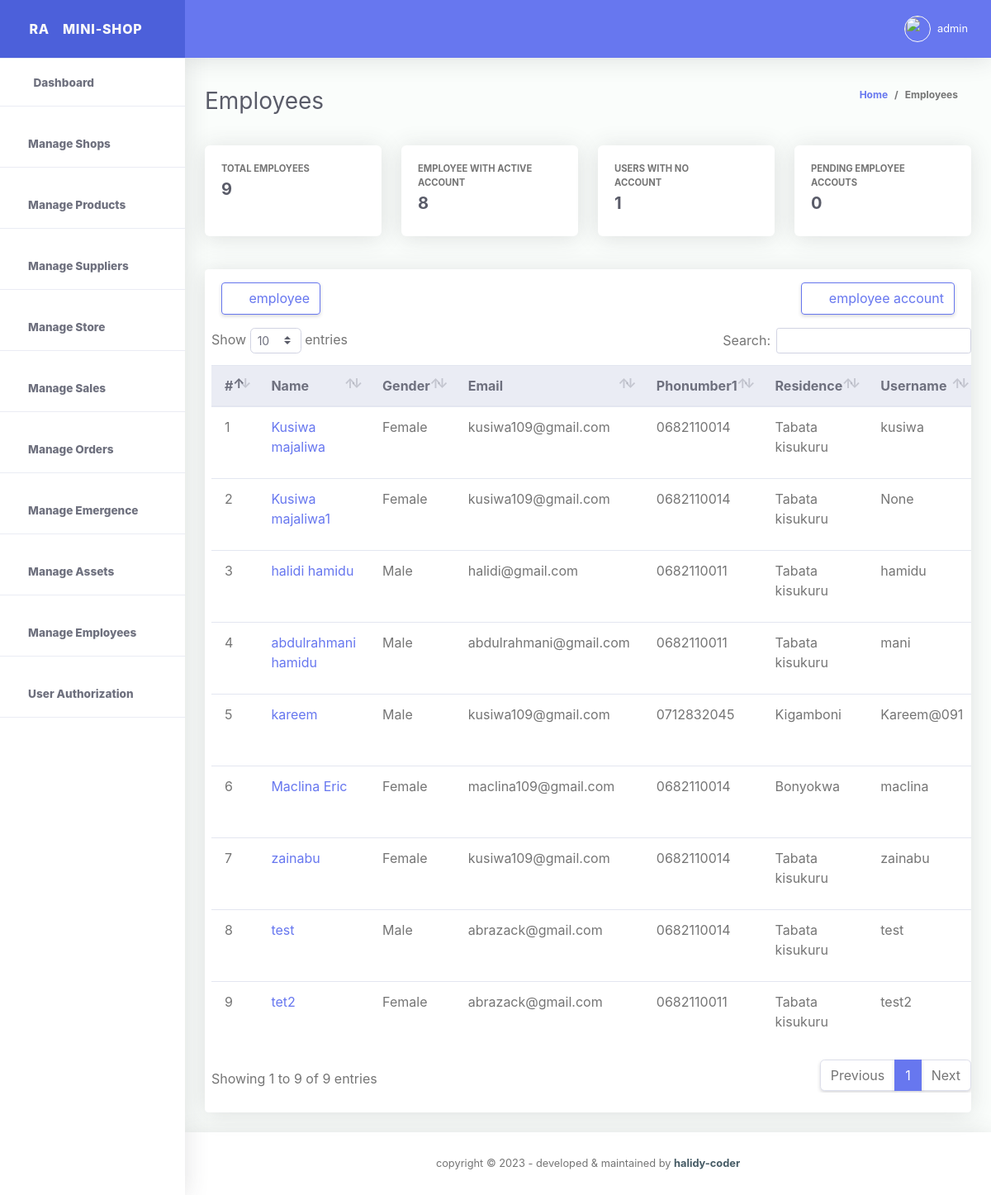
The page /my-employees (signed in) on the database its author committed.
### storeApp/models.py (models this page shows)
class EmployeeDetailInformations(models.Model):
  id = models.UUIDField(primary_key=True, default=uuid.uuid4, editable=False, unique = True)
  employee_Full_name = models.CharField(max_length=200)
  employee_gender = models.CharField(max_length=100)
  employee_email_address = models.EmailField()
  employee_start_date = models.DateField(auto_now_add =True)
  employee_phone_number1 = models.CharField(max_length=100)
  employee_phone_number2 = models.CharField(max_length=100)
  employee_residence_area = models.CharField(max_length=100)
  employee_username = models.CharField(max_length=100, null=True, blank=True)
  employee_password = models.CharField(max_length=100, null=True, blank=True)
  created_at = models.DateTimeField(auto_now_add =True) #never change once the object is created
  updated_at = models.DateTimeField(auto_now =True) # always change when object is updated
  class Meta:
      verbose_name_plural = 'list of Employees'
  def __str__(self):
      return str(self.employee_Full_name)

### storeApp/views.py (the view, shortened to what this page needs)
# urls.py: path('my-employees', views.employeePage, name="employeePage"),
@cache_control(no_cache=True, must_revalidate=True, no_store=True)
@login_required(login_url=LOGIN_URL)
def employeePage(request):
  if request.method == "POST" and request.POST.get('add_employee'):
    print(request.POST.get('employee_Full_name'))
    form = EmployeeDetailInformationsForm(request.POST)
    if form.is_valid():
      form.save()
      employee_Full_name = request.POST.get('employee_Full_name')
      messages.success(request, f"{employee_Full_name} added successFull by {request.user.username}")
      return redirect("storeApp:employeePage")
    else:
      messages.info(request, "please try again.")
      return redirect("storeApp:employeePage")
  else:
    try:
      get_all_user_authorizations = AuthorizeUsers.objects.get(select_user = request.user)
    except:
      messages.info(request, f"{request.user} does not have any credential yet!")
      return redirect("storeApp:employeePage")
    get_all_employee = EmployeeDetailInformations.objects.all()
    get_number__of_all_employee = EmployeeDetailInformations.objects.all().count()
    get_number__of_all_employee_with_no_account = EmployeeDetailInformations.objects.filter(employee_username = None).count()
    get_number__of_all_employee_with_account = get_number__of_all_employee - get_number__of_all_employee_with_no_account
    form = EmployeeAcountForm()
    template_name = 'store/employeePage.html'
    context = {
      'form':form,
      'get_number__of_all_employee':get_number__of_all_employee,
      'get_number__of_all_employee_with_no_account':get_number__of_all_employee_with_no_account,
      'get_number__of_all_employee_with_account':get_number__of_all_employee_with_account,
      'get_all_employee':get_all_employee,
      'get_all_user_authorizations':get_all_user_authorizations,
    }
    return render(request, template_name, context)

### storeApp/forms.py
class EmployeeAcountForm(UserCreationForm):
  class Meta:
    model =User
    fields =  ['first_name', 'username', 'password1', 'password2']

### templates/store/employeePage.html (shortened to what this page needs)
{% extends './base.html' %}
{% load static %}
{% block content %}
{% include './employeeStatusBar.html' %}
{% include './employeeDatatable.html' %}
{% endblock %}

### templates/store/base.html (shortened to what this page needs)
<!DOCTYPE html>
<html lang="en">
{% load static %}
<head>
  <link href="{% static './vendor/fontawesome-free/css/all.min.css' %}" rel="stylesheet" type="text/css">
  <link href="{% static './vendor/bootstrap/css/bootstrap.min.css' %}" rel="stylesheet" type="text/css">
  <link href="{% static './css/ruang-admin.min.css' %}" rel="stylesheet">
  <link href="{% static './css/chart.css' %}" rel="stylesheet">
  <link href="{% static './vendor/datatables/dataTables.bootstrap4.min.css' %}" rel="stylesheet">
  <link href="{% static './vendor/select2/dist/css/select2.min.css'%}" rel="stylesheet" type="text/css">
  <link href="{% static './vendor/bootstrap-datepicker/css/bootstrap-datepicker.min.css' %}" rel="stylesheet" >
  <link href="{% static './vendor/bootstrap-touchspin/css/jquery.bootstrap-touchspin.css' %} " rel="stylesheet" >
  <link href="{% static './vendor/clock-picker/clockpicker.css' %}" rel="stylesheet">
  <link href="{% static './css/ruang-admin.css' %}" rel="stylesheet">
</head>
<body id="page-top" >
<div id="wrapper" >
  <ul class="navbar-nav sidebar sidebar-light accordion" id="accordionSidebar">
    <a class="sidebar-brand d-flex align-items-center justify-content-center" href="homePage">
      <div class="sidebar-brand-icon">
        <span>RA</span>
      </div>
      <div class="sidebar-brand-text mx-3">MINI-SHOP</div>
    </a>
    <hr class="sidebar-divider my-0">
    {% if get_all_user_authorizations.view_dashboard %}
    <li class="nav-item active ">
      <a class="nav-link" href="{% url 'storeApp:homepage' %}">
        <i class="fas fa-fw fa-tachometer-alt"></i>
        <span>Dashboard</span></a>
      </li>
    <hr class="sidebar-divider">
    {% endif %}
    {% if get_all_user_authorizations.manage_shop %}
    <li class="nav-item active">
      <a class="nav-link" href="{% url 'storeApp:shopPage' %}">
        <i class="fas fas fas fa-store-alt fa-2x text-success"></i>
        <span>Manage Shops</span></a>
    </li>
    <hr class="sidebar-divider">
    {% endif %}
    {% if get_all_user_authorizations.manage_product %}
    <li class="nav-item active">
      <a class="nav-link" href="{% url 'storeApp:productPage' %}">
        <i class="fas fas fab fa-shopping-bag fa-2x text-success"></i>
        <span>Manage Products</span></a>
    </li>
    <hr class="sidebar-divider">
    {% endif %}
    {% if get_all_user_authorizations.manage_supplier %}
    <li class="nav-item active">
      <a class="nav-link" href="{% url 'storeApp:suppliersPage' %}">
        <i class="fas fas fa-user-friends fa-2x text-success"></i>
        <span>Manage Suppliers</span></a>
    </li>
    <hr class="sidebar-divider">
    {% endif %}
    {% if get_all_user_authorizations.manage_store %}
    <li class="nav-item active">
      <a class="nav-link" href="{% url 'storeApp:storePage' %}">
        <i class="fas fas fa-store-alt fa-2x text-success"></i>
        <span>Manage Store</span></a>
    </li>
    <hr class="sidebar-divider">
    {% endif %}
    {% if get_all_user_authorizations.manage_sales %}
    <li class="nav-item active">
      <a class="nav-link" href="{% url 'storeApp:salesPage' %}">
        <i class="fas far fa-money-bill-alt fa-2x text-success"></i>
        <span>Manage Sales</span></a>
    </li>
    <hr class="sidebar-divider">
    {% endif %}
    {% if get_all_user_authorizations.manage_orders %}
    <li class="nav-item active">
      <a class="nav-link" href="{% url 'storeApp:ordersPage' %}">
        <i class="fas far fas fa-cart-arrow-down fa-2x text-success"></i>
        <span>Manage Orders</span></a>
    </li>
    <hr class="sidebar-divider">
    {% endif %}
    {% if get_all_user_authorizations.manage_emergence %}
    <li class="nav-item active">
      <a class="nav-link" href="{% url 'storeApp:emergencePage' %}">
        <i class="fas far far fa-comments fa-2x text-success"></i>
        <span>Manage Emergence</span></a>
    </li>
    <hr class="sidebar-divider">
    {% endif %}
    {% if get_all_user_authorizations.manage_company_stock_or_assets %}
    <li class="nav-item active">
      <a class="nav-link" href="{% url 'storeApp:companyStockPage' %}">
        <i class="fas far far fa-store-alt fa-2x text-success"></i>
        <span>Manage Assets</span></a>
    </li>
    <hr class="sidebar-divider">
    {% endif %}
    {% if get_all_user_authorizations.manage_employees %}
    <li class="nav-item active">
      <a class="nav-link" href="{% url 'storeApp:employeePage' %}">
        <i class="fas fa-users fa-2x text-success"></i>
        <span>Manage Employees</span></a>
    </li>
  <hr class="sidebar-divider">
  {% endif %}
  {% if get_all_user_authorizations.manage_authorizations %}
    <li class="nav-item active">
      <a class="nav-link" href="{% url 'storeApp:authorizationPage' %}">
        <i class="fas far far fas fa-user-shield fa-2x text-success"></i>
        <span>User Authorization</span></a>
    </li>
    <hr class="sidebar-divider">
    {% endif %}
  </ul>
  <div id="content-wrapper" class="d-flex flex-column">
    <div id="content">
      <nav class="navbar navbar-expand navbar-light bg-navbar topbar mb-4 static-top">
        <button id="sidebarToggleTop" class="btn btn-link rounded-circle mr-3">
          <i class="fa fa-bars"></i>
        </button>
        <ul class="navbar-nav ml-auto">
          {% if request.user.is_authenticated %}
          <li class="nav-item dropdown no-arrow">
            <a class="nav-link dropdown-toggle" href="#" id="userDropdown" role="button" data-toggle="dropdown"
              aria-haspopup="true" aria-expanded="false">
              <img class="img-profile rounded-circle" src="{% static 'img/boy.png' %}" style="max-width: 60px">
              <span class="ml-2 d-none d-lg-inline text-white small">{{request.user.username}}</span>
            </a>
          </li>
          {% endif %}
        </ul>
      </nav>
      {% block content %}
      {% endblock %}
    </div>
    <footer class="sticky-footer bg-white">
      <div class="container my-auto">
        <div class="copyright text-center my-auto">
          <span>copyright &copy; <script> document.write(new Date().getFullYear()); </script> - developed & maintained by
            <b><a href="https://halidy-coder.gitlab.io/" target="_blank">halidy-coder</a></b>
          </span>
        </div>
      </div>
    </footer>
  </div>
</div>
  </body>
</html>

### templates/store/employeeDatatable.html (shortened to what this page needs)
<div class="table_section">
  <div class="container-fluid">
    <div class="row">
      <div class="col-xl-12 col-lg-12 mb-4">
        <div class="card">
          <div class="card-header py-3 d-flex flex-row align-items-center justify-content-between">
            <button type="button" class="btn btn-outline-primary" data-toggle="modal" data-target="#employeeModal"
            id="#employeeModal"><i class="fas fa-plus p-1"></i>employee</button>
            <button type="button" class="btn btn-outline-primary" data-toggle="modal" data-target="#employeeAccountModal"
            id="#employeeAccountModal"><i class="fas fa-plus p-1"></i>employee account</button>
          </div>
          {% if get_number__of_all_employee%}
          <div class="table-responsive pl-2">
            <table class="table align-items-center table-flush table-hover" id="dataTableHover">
              <thead class="thead-light">
                <tr>
                  <th>#</th>
                  <th>Name</th>
                  <th>Gender</th>
                  <th>Email</th>
                  <th>Phonumber1</th>
                  <th>Residence</th>
                  <th>Username</th>
                </tr>
              </thead>
              <tbody>
                {% for employee in get_all_employee %}
                <tr>
                  <td>{{forloop.counter}}</td>
                  <td><a href="#">{{ employee.employee_Full_name}}</a></td>
                  <td>{{employee.employee_gender}}</td>
                  <td>{{employee.employee_email_address}}</td>
                  <td>{{employee.employee_phone_number1}}</td>
                  <td>{{employee.employee_residence_area}}</td>
                  <td>{{employee.employee_username}}</td>
                </tr>
              {% endfor %}
              </tbody>
            </table>
          </div>
          {% else %}
          <div class="table-responsive pl-2">
            <div class="empty_content">
              <p> No employee added yet! </p>
            </div>
          </div>
          {% endif %}
          <div class="card-footer"></div>
        </div>
      </div>
    </div>
  </div>
</div>

### static/css/ruang-admin.css (style rules this page uses)
html { position: relative; min-height: 100%; font-family: Nunito }
body { height: 100% }
#wrapper { display: -webkit-box; display: -ms-flexbox; display: flex }
#wrapper #content-wrapper { background-color: #fafdfb; width: 100%; overflow-x: hidden }
#wrapper #content-wrapper #content { -webkit-box-flex: 1; -ms-flex: 1 0 auto; flex: 1 0 auto }
.container, .container-fluid, .container-login { padding-left: 1.5rem; padding-right: 1.5rem }
.dropdown.no-arrow .dropdown-toggle::after { display: none }
.sidebar .nav-item.dropdown .dropdown-toggle::after, .topbar .nav-item.dropdown .dropdown-toggle::after { width: 1rem; text-align: center; float: right; vertical-align: 0; border: 0; font-weight: 900; content: '\f105'; font-family: 'Font Awesome 5 Free' }
.sidebar .nav-item .nav-link, .topbar .nav-item .nav-link { position: relative }
.sidebar .nav-item .nav-link .img-profile, .topbar .nav-item .nav-link .img-profile { height: 2rem; width: 2rem; border: 1px solid #fafafa }
.topbar { height: 4.375rem; z-index: 2; -webkit-box-shadow: 0 .15rem 1.75rem 0 rgba(58, 59, 69, .15) !important; box-shadow: 0 .15rem 1.75rem 0 rgba(58, 59, 69, .15) !important }
.topbar #sidebarToggleTop { height: 2.5rem; width: 2.5rem; -webkit-box-shadow: 0 0 !important; box-shadow: 0 0 !important }
.topbar .nav-item .nav-link { height: 4.375rem; display: -webkit-box; display: -ms-flexbox; display: flex; -webkit-box-align: center; -ms-flex-align: center; align-items: center; padding: 0 .75rem }
.topbar .dropdown { position: static }
@media (min-width:576px) { .topbar .dropdown { position: relative } }
.topbar.navbar-light .navbar-nav .nav-item .nav-link { color: #fafafa; transition: all .3s ease-in-out; -webkit-transition: all .3s ease-in-out }
.bg-navbar { background-color: #6777ef }
.sidebar { min-height: 100vh; width: 14rem !important; background-color: #fff !important; -webkit-box-shadow: 0 .15rem 1.75rem 0 rgba(58, 59, 69, .15) !important; box-shadow: 0 .15rem 1.75rem 0 rgba(58, 59, 69, .15) !important; z-index: 0 }
.sidebar .nav-item { position: relative; margin-bottom: -15px }
.sidebar .nav-item .nav-link { display: block; width: 100%; text-align: left; padding: 1rem; width: 14rem }
.sidebar .nav-item .nav-link i { font-size: .85rem; margin-right: .25rem }
.sidebar .nav-item .nav-link span { font-size: .85rem; display: inline }
.sidebar .nav-item.active .nav-link { font-weight: 800 }
.sidebar .sidebar-brand { height: 4.375rem; text-decoration: none; font-size: 1rem; font-weight: 800; padding: 1.5rem 1rem; text-align: center; letter-spacing: .05rem; z-index: 1 }
.sidebar hr.sidebar-divider { margin: 1rem 0 1rem 0 }
.sidebar .sidebar-brand .sidebar-brand-text { display: inline }
.sidebar-light .sidebar-brand { color: #fafafa; background-color: #4c60da }
.sidebar-light hr.sidebar-divider { border-top: 1px solid #eaecf4 }
.sidebar-light .nav-item .nav-link { color: #858796 }
.sidebar-light .nav-item .nav-link i { color: #9e9e9e }
.sidebar-light .nav-item.active .nav-link { color: #6e707e }
.sidebar-light .nav-item.active .nav-link i { color: #6e707e }
footer.sticky-footer { padding: 2rem 0; -ms-flex-negative: 0; flex-shrink: 0; -webkit-box-shadow: 0 .15rem 1.75rem 0 rgba(58, 59, 69, .15); box-shadow: 0 .15rem 1.75rem 0 rgba(58, 59, 69, .15) }
footer.sticky-footer .copyright { line-height: 1; font-size: .8rem }
footer.sticky-footer .copyright a { color: #455a64 }
.table-flush td, .table-flush th { border-right: 0; border-left: 0 }
.table-flush tbody tr:first-child td, .table-flush tbody tr:first-child th { border-top: 0 }
.table-flush tbody tr:last-child td, .table-flush tbody tr:last-child th { border-bottom: 0 }
.card .table { margin-bottom: 0 }
.card .table td, .card .table th { padding-right: 1rem; padding-left: 1rem }
.card { -webkit-box-shadow: 0 .15rem 1.75rem 0 rgba(58, 59, 69, .15) !important; box-shadow: 0 .15rem 1.75rem 0 rgba(58, 59, 69, .15) !important }

### rows shown on the page
EmployeeDetailInformations: employee_Full_name "Kusiwa majaliwa", employee_gender "Female", employee_email_address "kusiwa109@gmail.com", employee_phone_number1 "0682110014", employee_residence_area "Tabata kisukuru", employee_username "kusiwa"
EmployeeDetailInformations: employee_Full_name "Kusiwa majaliwa1", employee_gender "Female", employee_email_address "kusiwa109@gmail.com", employee_phone_number1 "0682110014", employee_residence_area "Tabata kisukuru", employee_username "None"
EmployeeDetailInformations: employee_Full_name "halidi hamidu", employee_gender "Male", employee_email_address "halidi@gmail.com", employee_phone_number1 "0682110011", employee_residence_area "Tabata kisukuru", employee_username "hamidu"
EmployeeDetailInformations: employee_Full_name "abdulrahmani hamidu", employee_gender "Male", employee_email_address "abdulrahmani@gmail.com", employee_phone_number1 "0682110011", employee_residence_area "Tabata kisukuru", employee_username "mani"
EmployeeDetailInformations: employee_Full_name "kareem", employee_gender "Male", employee_email_address "kusiwa109@gmail.com", employee_phone_number1 "0712832045", employee_residence_area "Kigamboni", employee_username "Kareem@091"
EmployeeDetailInformations: employee_Full_name "Maclina Eric", employee_gender "Female", employee_email_address "maclina109@gmail.com", employee_phone_number1 "0682110014", employee_residence_area "Bonyokwa", employee_username "maclina"
EmployeeDetailInformations: employee_Full_name "zainabu", employee_gender "Female", employee_email_address "kusiwa109@gmail.com", employee_phone_number1 "0682110014", employee_residence_area "Tabata kisukuru", employee_username "zainabu"
EmployeeDetailInformations: employee_Full_name "test", employee_gender "Male", employee_email_address "abrazack@gmail.com", employee_phone_number1 "0682110014", employee_residence_area "Tabata kisukuru", employee_username "test"
EmployeeDetailInformations: employee_Full_name "tet2", employee_gender "Female", employee_email_address "abrazack@gmail.com", employee_phone_number1 "0682110011", employee_residence_area "Tabata kisukuru", employee_username "test2"

### other values the page prints
{{ request.user.username }} "admin"
{{ get_number__of_all_employee }} "9"
{{ get_number__of_all_employee_with_account }} "8"
{{ get_number__of_all_employee_with_no_account }} "1"
